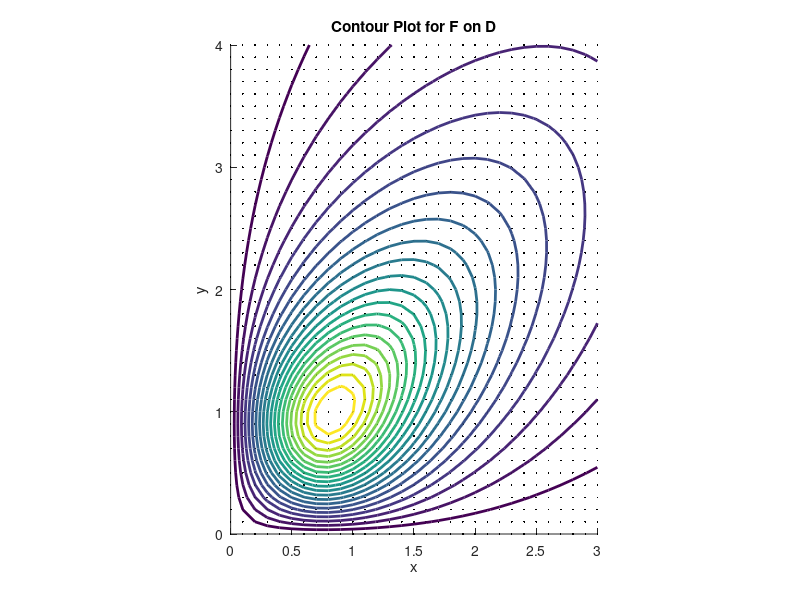

This chart was generated by the following MATLAB code:
% Numerical Optimization - Contour Plot
% Created by: Atif Shoukat Ali
% Email : atif@atifali.ca

close all;
clear all;
clc;

%%
% Define the function here
f = @(x,y) (x.*y)./(2 + (2.*(x.^4)) + y.^4); % the given function
% Define the domain D here with the x and y limits
a = 0; b = 3; % x range
p = 0; q = 4; % y range
% Define the absolute error in each direction here
w = 0.1;

%% Plot the Contour Map
x = a:w:b; y = p:w:q;
[X,Y] = meshgrid(x,y);
Z = f(X,Y);
figure('Name','Contour Plot for F on D');
title('Contour Plot for F on D')
xlabel('x');
ylabel('y');
hold on;
plot(X,Y,'k.','MarkerSize',4);
contour(X,Y,Z,20,'LineWidth',2);
axis equal;